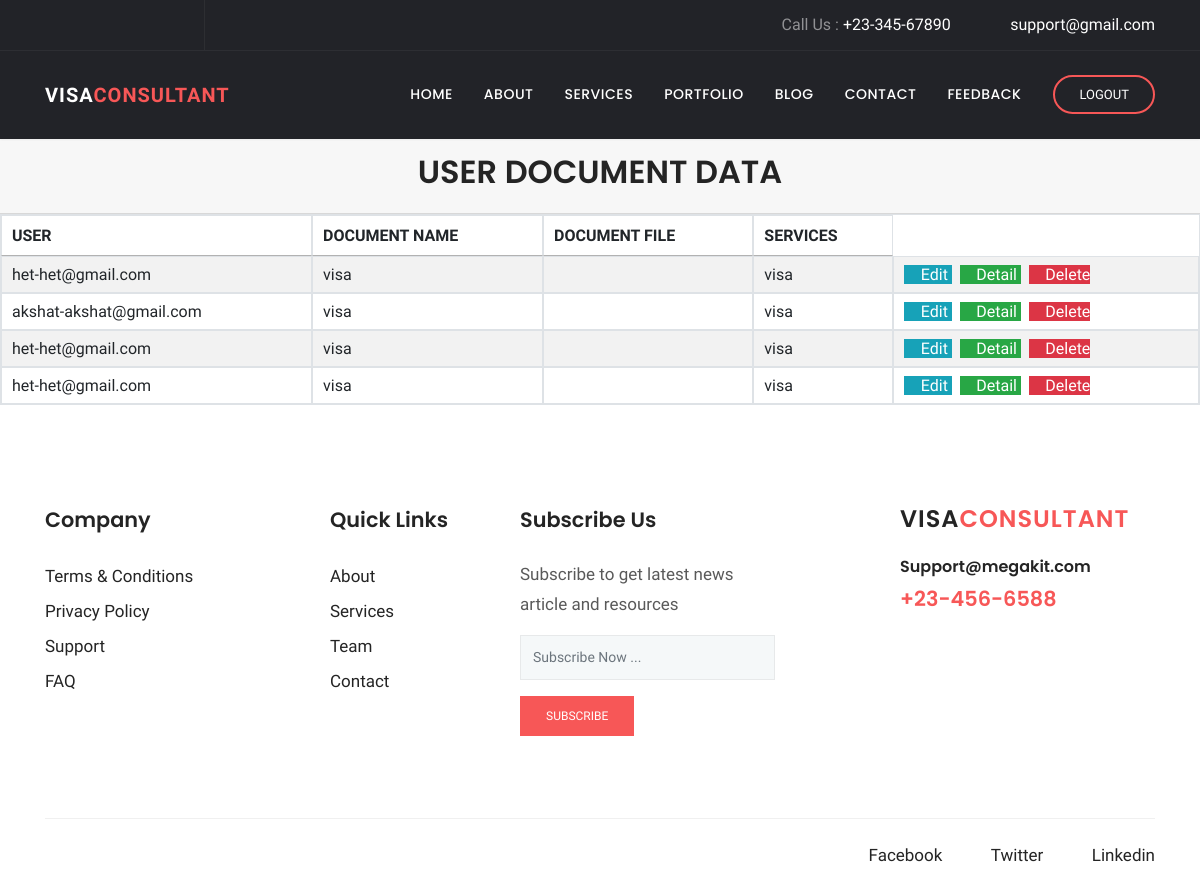
Page /blog/view/ on the committed database.
### blog/models.py (models this page shows, shortened)
class document(models.Model):
    client=models.ForeignKey(user,on_delete=models.CASCADE, related_name='document')
    DOCUMENT_NAME=models.CharField(max_length=20)
    DOCUMENT_FILE=models.FileField(default="",upload_to="profile", blank=True,null=True)
    services=models.ForeignKey(service,on_delete=models.CASCADE, related_name='document', blank=True,null=True)

### client/models.py (models this page shows, shortened)
class user(models.Model):
    EMAIL_ID=models.CharField(max_length=25)
    PHONE_NO=models.IntegerField()
    PASSWORD=models.CharField(max_length=25)
    NAME=models.CharField(max_length=25)
    choice1=(
        ('male','male'),
        ('female','female'),
        ('other','other')
    )
    GENDER=models.CharField(max_length=25,choices=choice1)
    ADDRESS=models.TextField(max_length=25)
    ROLE=models.IntegerField()
    choice2=(
        ('ACTIVE','ACTIVE'),
        ('INACTIVE','INACTIVE')
    )
    STATUS=models.CharField(max_length=25,choices=choice2)
    def __str__(self):
        return f"{self.NAME}-{self.EMAIL_ID}"

### services/models.py (models this page shows, shortened)
class service(models.Model):
    SERVICE_NAME=models.CharField(max_length=25)
    def __str__(self):
        return f"{self.SERVICE_NAME}"

### blog/views.py (the view)
# urls.py: path('view/', ListDocumentView.as_view(), name='document-view'),
class ListDocumentView(ListView):
    model = document
    context_object_name = 'blog'
    template_name = 'blog/document_list.html'

### blog/templates/blog/document_list.html (shortened to what this page needs)
{% load static %}
{% block extra_css %}
      <link rel="stylesheet" href="{% static 'plugins/bootstrap/css/bootstrap.min.css' %}">
      <link rel="stylesheet" href="{% static 'plugins/themify/css/themify-icons.css' %}">
      <link rel="stylesheet" href="{% static 'plugins/fontawesome/css/all.css' %}">
      <link rel="stylesheet" href="{% static 'plugins/magnific-popup/dist/magnific-popup.css' %}">
      <link rel="stylesheet" href="{% static 'plugins/slick-carousel/slick/slick.css' %}">
      <link rel="stylesheet" href="{% static 'plugins/slick-carousel/slick/slick-theme.css' %}">
      <link rel="stylesheet" href="{% static 'css/style.css' %}">
<link rel="stylesheet" href="https://cdn.datatables.net/1.10.25/css/jquery.dataTables.min.css">
<link rel="stylesheet" href="https://cdn.datatables.net/buttons/1.7.1/css/buttons.dataTables.min.css">
<link rel="stylesheet" href="https://cdn.datatables.net/searchbuilder/1.1.0/css/searchBuilder.dataTables.min.css">
<link rel="stylesheet" href="https://cdn.datatables.net/datetime/1.1.0/css/dataTables.dateTime.min.css">
<link rel="stylesheet" href="https://cdn.datatables.net/1.10.25/css/jquery.dataTables.min.css">
<link rel="stylesheet" href="https://cdn.datatables.net/colreorder/1.5.4/css/colReorder.dataTables.min.css">
{% endblock %}
{% block body %}
<header class="navigation">
	<div class="header-top ">
		<div class="container">
			<div class="row justify-content-between align-items-center">
				<div class="col-lg-2 col-md-4">
					<div class="header-top-socials text-center text-lg-left text-md-left">
						<a href="https://www.facebook.com/themefisher" target="_blank"><i class="ti-facebook"></i></a>
						<a href="https://twitter.com/themefisher" target="_blank"><i class="ti-twitter"></i></a>
						<a href="https://github.com/themefisher/" target="_blank"><i class="ti-github"></i></a>
					</div>
				</div>
				<div class="col-lg-10 col-md-8 text-center text-lg-right text-md-right">
					<div class="header-top-info">
						<a href="tel:+23-345-67890">Call Us : <span>+23-345-67890</span></a>
						<a href="mailto:support@gmail.com" ><i class="fa fa-envelope mr-2"></i><span>support@gmail.com</span></a>
					</div>
				</div>
			</div>
		</div>
	</div>
	<nav class="navbar navbar-expand-lg  py-4" id="navbar">
		<div class="container">
		  <a class="navbar-brand" href="{% url 'index' %}">
		  	VISA<span>CONSULTANT</span>
		  </a>
		  <div class="collapse navbar-collapse text-center" id="navbarsExample09">
			<ul class="navbar-nav ml-auto">
			  <li class="nav-item active">
				<a class="nav-link" href="{% url 'index' %}">Home <span class="sr-only">(current)</span></a>
			  </li>
			  <li class="nav-item dropdown">
					<a class="nav-link dropdown-toggle" href="{% url 'about' %}" id="dropdown03" data-toggle="dropdown" aria-haspopup="true" aria-expanded="false">About</a>
			  </li>
			   <li class="nav-item dropdown">
					<a class="nav-link dropdown-toggle" href="{% url 'service' %}" id="dropdown05" data-toggle="dropdown" aria-haspopup="true" aria-expanded="false">Services</a>
			  </li>
			   <li class="nav-item"><a class="nav-link" href="{% url 'project' %}">Portfolio</a></li>
			   <li class="nav-item dropdown">
					<a class="nav-link dropdown-toggle" href="{% url 'blog_grid' %}" id="dropdown05" data-toggle="dropdown" aria-haspopup="true" aria-expanded="false">Blog</a>
			  </li>
			   <li class="nav-item"><a class="nav-link" href="{% url 'contact' %}">Contact</a></li>
			   <li class="nav-item"><a class="nav-link" href="{% url 'feedback' %}">Feedback</a></li>
			</ul>
			<form class="form-lg-inline my-2 my-md-0 ml-lg-4 text-center">
			  <a href="{% url 'logout' %}" class="btn btn-solid-border btn-round-full">Logout</a>
			</form>
		  </div>
		</div>
	</nav>
</header>
              <div class="card-header">
                  <h2 align="center"> USER DOCUMENT DATA </h2>
              </div>
                <table id="example1" class="table table-bordered table-striped" id="example1">
                  <thead>
                  <tr>
                      <th>USER</th>
                      <th>DOCUMENT NAME</th>
                      <th>DOCUMENT FILE</th>
                      <th>SERVICES</th>
                  </tr>
                  </thead>
                    <tbody>
                        {% for document in blog %}
                        <tr>
                            <td>{{ document.client }}</td>
                            <td>{{ document.DOCUMENT_NAME }}</td>
                            <td>{{ document.DOCUMENT_FILE }}</td>
                            <td>{{ document.services }}</td>
                            <td>
                                <a href="{% url 'document-update'  document.id %}" class="btn-info" >
                                    <i class="fas fa-pencil-alt"></i> Edit
                                </a>
                                <a href="{% url 'document-detail'  document.id %}" class="btn-success">
                                    <i class="fas fa-file-invoice"></i> Detail
                                </a>
                                <a href="{% url 'document-delete'  document.id %}" class="btn-danger">
                                    <i class="fas fa-trash-alt"></i> Delete
                                </a>
                            </td>
                        </tr>
                    {% endfor %}
                  </tbody>
                </table>
<footer class="footer section">
	<div class="container">
		<div class="row">
			<div class="col-lg-3 col-md-6 col-sm-6">
				<div class="widget">
					<h4 class="text-capitalize mb-4">Company</h4>
					<ul class="list-unstyled footer-menu lh-35">
						<li><a href="#">Terms & Conditions</a></li>
						<li><a href="#">Privacy Policy</a></li>
						<li><a href="#">Support</a></li>
						<li><a href="#">FAQ</a></li>
					</ul>
				</div>
			</div>
			<div class="col-lg-2 col-md-6 col-sm-6">
				<div class="widget">
					<h4 class="text-capitalize mb-4">Quick Links</h4>
					<ul class="list-unstyled footer-menu lh-35">
						<li><a href="{% url 'about' %}">About</a></li>
						<li><a href="{% url 'service' %}">Services</a></li>
						<li><a href="{% url 'about' %}">Team</a></li>
						<li><a href="{% url 'contact' %}">Contact</a></li>
					</ul>
				</div>
			</div>
			<div class="col-lg-3 col-md-6 col-sm-6">
				<div class="widget">
					<h4 class="text-capitalize mb-4">Subscribe Us</h4>
					<p>Subscribe to get latest news article and resources  </p>
					<form action="#" class="sub-form">
						<input type="text" class="form-control mb-3" placeholder="Subscribe Now ...">
						<a href="#" class="btn btn-main btn-small">subscribe</a>
					</form>
				</div>
			</div>
			<div class="col-lg-3 ml-auto col-sm-6">
				<div class="widget">
					<div class="logo mb-4">
						<h3>VISA<span>CONSULTANT</span></h3>
					</div>
					<h6><a href="tel:+23-345-67890" >Support@megakit.com</a></h6>
					<a href="mailto:support@gmail.com"><span class="text-color h4">+23-456-6588</span></a>
				</div>
			</div>
		</div>
		<div class="footer-btm pt-4">
			<div class="row">
				<div class="col-lg-6">
				</div>
				<div class="col-lg-6 text-left text-lg-right">
					<ul class="list-inline footer-socials">
						<li class="list-inline-item"><a href="https://www.facebook.com/themefisher"><i class="ti-facebook mr-2"></i>Facebook</a></li>
						<li class="list-inline-item"><a href="https://twitter.com/themefisher"><i class="ti-twitter mr-2"></i>Twitter</a></li>
						<li class="list-inline-item"><a href="https://www.pinterest.com/themefisher/"><i class="ti-linkedin mr-2 "></i>Linkedin</a></li>
					</ul>
				</div>
			</div>
		</div>
	</div>
</footer>
{% endblock %}

### client/static/css/style.css (style rules this page uses)
h1, .h1, h2, .h2, h3, .h3, h4, .h4, h5, .h5, h6, .h6 { font-family: "Poppins", sans-serif; font-weight: 600; color: #242424; }
h2, .h2 { font-size: 2rem; font-weight: 600; line-height: 42px; }
h3, .h3 { font-size: 1.5rem; }
h4, .h4 { font-size: 1.3rem; line-height: 30px; }
h6, .h6 { font-size: 1rem; }
p { line-height: 30px; }
input[type="email"], input[type="password"], input[type="text"], input[type="tel"] { box-shadow: none; height: 45px; outline: none; font-size: 14px; }
.form-control { box-shadow: none; border-radius: 0; }
.btn { display: inline-block; font-size: 14px; font-size: 0.8125rem; font-weight: 400; padding: 1rem 2.5rem; text-transform: uppercase; border-radius: 0; transition: all 0.2s ease; }
.btn-main, .btn-transparent, .btn-small { background: #f75757; color: #fff; transition: all 0.2s ease; }
.btn-solid-border { border: 2px solid #f75757; background: transparent; color: #242424; }
.btn-small { padding: 10px 25px; font-size: 12px; }
.btn-round-full { border-radius: 50px; }
.section { padding: 100px 0; }
.text-color { color: #f75757; }
a { color: #242424; text-decoration: none; }
#navbar { background: #222328; box-shadow: 0 1px 2px rgba(0, 0, 0, 0.05); }
#navbar li { padding-left: 15px; }
#navbar .nav-link { font-family: "Poppins", sans-serif; font-weight: 500; color: #fff; text-transform: uppercase; font-size: 14px; letter-spacing: .5px; transition: all .25s ease; }
#navbar .btn { padding: .5rem 1.5rem; color: #fff; }
.header-top { background: #222328; color: #919194; border-bottom: 1px solid rgba(255, 255, 255, 0.05); }
.header-top .header-top-socials { border-right: 1px solid rgba(255, 255, 255, 0.05); padding: 12px 0px; }
.header-top .header-top-socials a { color: #919194; margin-right: 15px; font-size: 16px; }
.header-top .header-top-info { color: #919194; font-size: 16px; }
.header-top .header-top-info a span { color: #fff; }
.header-top .header-top-info a { margin-left: 35px; color: #919194; }
.navbar-brand { color: #fff; font-weight: 600; letter-spacing: 1px; }
.navbar-brand span { color: #f75757; }
.dropdown-toggle::after { display: none; }
.widget { margin-bottom: 30px; padding-bottom: 35px; }
.footer { padding-bottom: 10px; }
.lh-35 { line-height: 35px; }
.logo { color: #242424; font-weight: 600; letter-spacing: 1px; }
.logo span { color: #f75757; }
.sub-form { position: relative; }
.sub-form .form-control { border: 1px solid rgba(0, 0, 0, 0.06); background: #f5f8f9; }
.footer-btm { border-top: 1px solid rgba(0, 0, 0, 0.06); }
.footer-socials li a { margin-left: 15px; }

### rows in the picture
document: client "het-het@gmail.com", DOCUMENT_NAME "visa", services "visa"
document: client "akshat-akshat@gmail.com", DOCUMENT_NAME "visa", services "visa"
document: client "het-het@gmail.com", DOCUMENT_NAME "visa", services "visa"
document: client "het-het@gmail.com", DOCUMENT_NAME "visa", services "visa"
